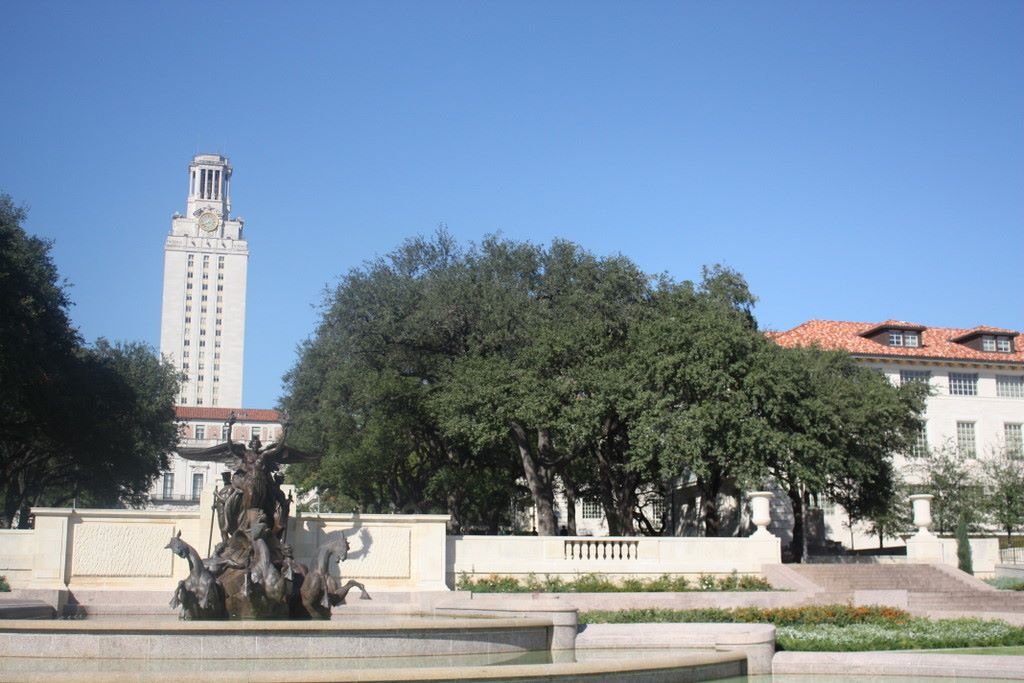
#> input picture left.jpeg, 1024 x 683 px
$ jupyter execute CV_ASSIGN_4.ipynb
#> lines starting #> are read from the running program, lines starting #| are printed output that depends on the picture
[cell 1]
import cv2
import numpy as np
import matplotlib.pyplot as plt
from random import randrange

[cell 2]
from google.colab.patches import cv2_imshow

img_ = cv2.imread('left.jpeg')
#> img_ is the input picture: shape (683, 1024, 3); mean B, G, R 159.1, 140, 121.7
img1 = cv2.cvtColor(img_,cv2.COLOR_BGR2GRAY)
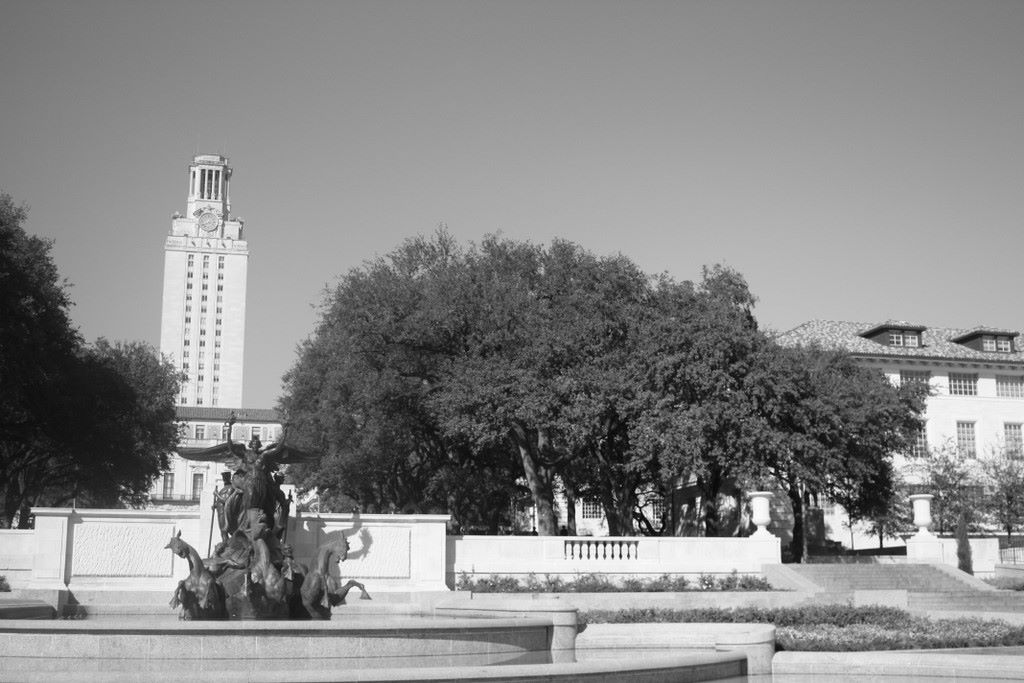
#> img1: shape (683, 1024); min 0, max 255, mean 136.7
img = cv2.imread('right.jpeg')
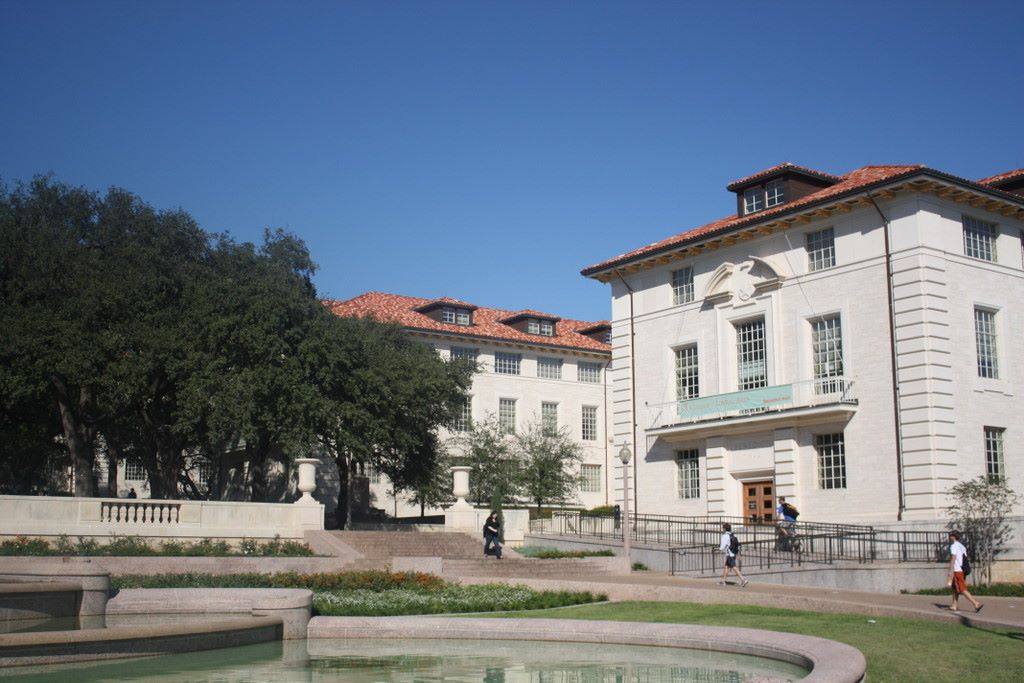
#> input picture right.jpeg, 1024 x 683 px
#> img is the input picture: shape (683, 1024, 3); mean B, G, R 132.1, 118.9, 107.8
img2 = cv2.cvtColor(img,cv2.COLOR_BGR2GRAY)
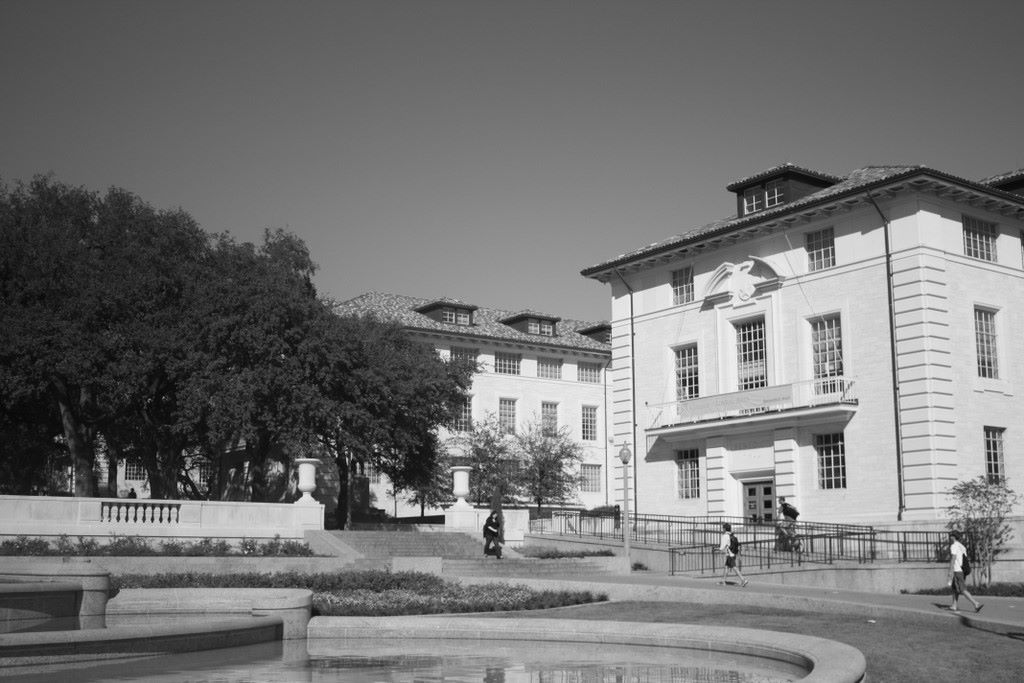
#> img2: shape (683, 1024); min 0, max 253, mean 117.1

cv2_imshow(img_)
cv2_imshow(img)

[cell 3]
sift = cv2.xfeatures2d.SIFT_create()
# find the keypoints and descriptors with SIFT
kp1, des1 = sift.detectAndCompute(img1,None)
#> kp1 = 5299 keypoints; strongest (x, y, size): (620, 556, 2.4), (612, 556, 2.2), (534, 528, 1.9), (698, 499, 3.5)
kp2, des2 = sift.detectAndCompute(img2,None)
#> kp2 = 4302 keypoints; strongest (x, y, size): (958, 550, 9.6), (490, 527, 2), (732, 555, 2.6), (791, 513, 8.8)

[cell 4]
bf = cv2.BFMatcher()
matches = bf.knnMatch(des1,des2, k=2)
#> matches = 5299 matches

[cell 5]
# Apply ratio test
good = []
for m in matches:
  if m[0].distance < 0.5*m[1].distance:
    good.append(m)
#> after the loop, good = 570 matches
matches = np.asarray(good)

[cell 6]
if len(matches[:,0]) >= 4:
  src = np.float32([ kp1[m.queryIdx].pt for m in matches[:,0] ]).reshape(-1,1,2)
#> src = 570 rows, first 8: [467.8, 265.7], [483.9, 428.2], [488.9, 405], [495.5, 577.2], [495.6, 402.3], [511.4, 247.3], [516.3, 581.5], [522.6, 451.9]
  dst = np.float32([ kp2[m.trainIdx].pt for m in matches[:,0] ]).reshape(-1,1,2)
#> dst = 570 rows, first 8: [12.66, 206.5], [20.2, 380.7], [26.95, 356.7], [22.95, 539.7], [34.62, 354.3], [63.13, 191.4], [46.31, 543.9], [62.37, 408.4]
  H, masked = cv2.findHomography(src, dst, cv2.RANSAC, 5.0)
#> H = [[1.3, -0.0721, -575.6], [0.169, 1.22, -168.6], [0.000279, 2.52e-05, 1]]; masked = 570 values, max 1 at index 0, min 0 at index 500, mean 0.998
#print H
else:
  raise AssertionError('Can’t find enough keypoints.')

[cell 7]
dst = cv2.warpPerspective(img_,H,(img.shape[1] + img_.shape[1], img.shape[0]))
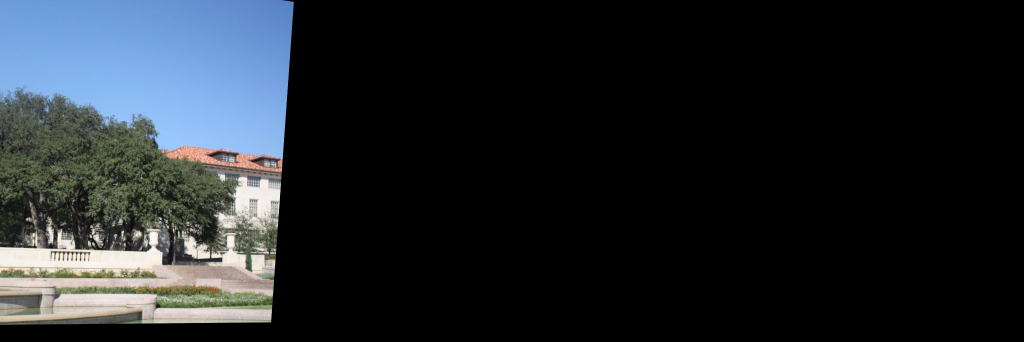
#> dst: shape (683, 2048, 3) (shown at 1/2 size); mean B, G, R 41.1, 36.9, 32.2
plt.subplot(122),plt.imshow(dst),plt.title('Warped Image')
plt.show()
plt.figure()
dst[0:img.shape[0], 0:img.shape[1]] = img
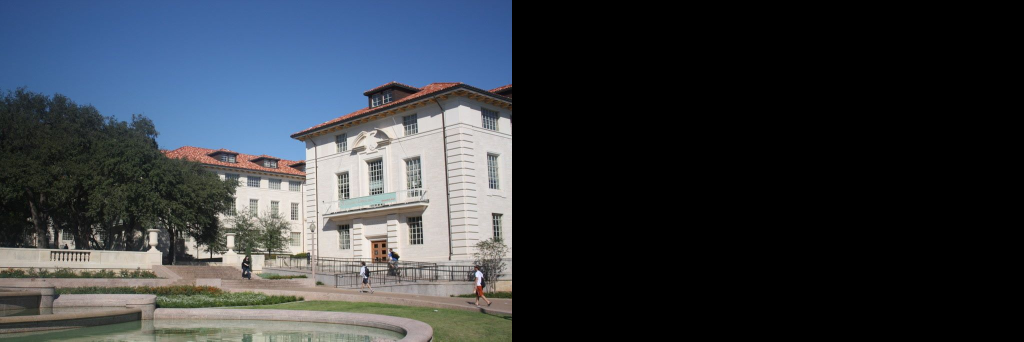
#> dst: shape (683, 2048, 3) (shown at 1/2 size); mean B, G, R 66.1, 59.5, 53.9
cv2.imwrite('output.jpg',dst)
plt.imshow(dst)
plt.show()
